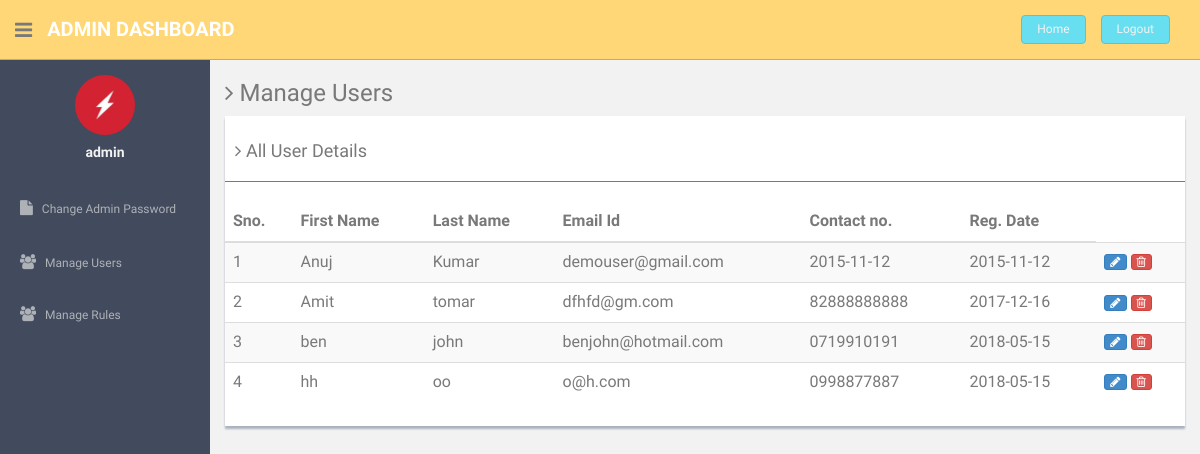
/manage-users.php?id=9 (signed in), run on the app's committed database.
### tables this page shows
CREATE TABLE `users` (
  `id` int(11) NOT NULL,
  `fname` varchar(255) NOT NULL,
  `lname` varchar(255) NOT NULL,
  `email` varchar(255) NOT NULL,
  `password` varchar(300) NOT NULL,
  `contactno` varchar(11) NOT NULL,
  `posting_date` date NOT NULL
);

### manage-users.php (the view, shortened to what this page needs)
<?php
include'dbconnection.php';
?><!DOCTYPE html>
<html lang="en">
  <head>
    <link href="assets/css/bootstrap.css" rel="stylesheet">
    <link href="assets/font-awesome/css/font-awesome.css" rel="stylesheet" />
    <link href="assets/css/style.css" rel="stylesheet">
    <link href="assets/css/style-responsive.css" rel="stylesheet">
  </head>
  <body>
  <section id="container" >
      <header class="header black-bg">
              <div class="sidebar-toggle-box">
                  <div class="fa fa-bars tooltips" data-placement="right" data-original-title="Toggle Navigation"></div>
              </div>
            <a href="#" class="logo"><b>Admin Dashboard</b></a>
            <div class="top-menu">
              <ul class="nav pull-right top-menu">
                   <li><a class="logout" href="../logout.php">Home</a></li>
                    <li><a class="logout" href="logout.php">Logout</a></li>
              </ul>
            </div>
        </header>
      <aside>
          <div id="sidebar"  class="nav-collapse ">
              <ul class="sidebar-menu" id="nav-accordion">
                  <p class="centered"><a href="#"><img src="assets/img/ui-danro.jpg" class="img-circle" width="60"></a></p>
                  <h5 class="centered"><?php echo $_SESSION['login'];?></h5>
                  <li class="mt">
                      <a href="change-password.php">
                          <i class="fa fa-file"></i>
                          <span>Change Admin Password</span>
                      </a>
                  </li>
                  <li class="sub-menu">
                      <a href="manage-users.php" >
                          <i class="fa fa-users"></i>
                          <span>Manage Users</span>
                      </a>
                  </li>
                  <li class="sub-menu">
                      <a href="manage-rules.php" >
                          <i class="fa fa-users"></i>
                          <span>Manage Rules</span>
                      </a>
                  </li>
              </ul>
          </div>
      </aside>
      <section id="main-content">
          <section class="wrapper">
          	<h3><i class="fa fa-angle-right"></i> Manage Users</h3>
				<div class="row">
                  <div class="col-md-12">
                      <div class="content-panel">
                          <table class="table table-striped table-advance table-hover">
	                  	  	  <h4><i class="fa fa-angle-right"></i> All User Details </h4>
	                  	  	  <hr>
                              <thead>
                              <tr>
                                  <th>Sno.</th>
                                  <th class="hidden-phone">First Name</th>
                                  <th> Last Name</th>
                                  <th> Email Id</th>
                                  <th>Contact no.</th>
                                  <th>Reg. Date</th>
                              </tr>
                              </thead>
                              <tbody>
                              <?php $ret=mysqli_query($con,"select * from users");
							  $cnt=1;
							  while($row=mysqli_fetch_array($ret))
							  {?>
                              <tr>
                              <td><?php echo $cnt;?></td>
                                  <td><?php echo $row['fname'];?></td>
                                  <td><?php echo $row['lname'];?></td>
                                  <td><?php echo $row['email'];?></td>
                                  <td><?php echo $row['contactno'];?></td>  <td><?php echo $row['posting_date'];?></td>
                                  <td>
                                     <a href="update-profile.php?uid=<?php echo $row['id'];?>">
                                     <button class="btn btn-primary btn-xs"><i class="fa fa-pencil"></i></button></a>
                                     <a href="manage-users.php?id=<?php echo $row['id'];?>">
                                     <button class="btn btn-danger btn-xs" onClick="return confirm('Do you really want to delete');"><i class="fa fa-trash-o "></i></button></a>
                                  </td>
                              </tr>
                              <?php $cnt=$cnt+1; }?>
                              </tbody>
                          </table>
                      </div>
                  </div>
              </div>
		</section>
      </section
  ></section>
  </body>
</html>

### assets/css/style.css (style rules this page uses)
body { color: #797979; background: #f2f2f2; font-family: 'Ruda', sans-serif; padding: 0px !important; margin: 0px !important; font-size:13px; }
ul li { list-style: none; }
a, a:hover, a:focus { text-decoration: none; outline: none; }
#container { width: 100%; height: 100%; }
hr { margin-top: 20px; margin-bottom: 20px; border: 0; border-top: 1px solid #797979; }
.centered { text-align: center; }
.mt { margin-top: 25px; }
ul.top-menu > li > .logout { color: #f2f2f2; font-size: 12px; border-radius: 4px; -webkit-border-radius: 4px; border: 1px solid #64c3c2 !important; padding: 5px 15px; margin-right: 15px; background: #68dff0; margin-top: 15px; }
#sidebar { width: 210px; height: 100%; position: fixed; background: #424a5d; }
#sidebar h5 { color: #f2f2f2; font-weight: 700; }
#sidebar ul li { position: relative; }
ul.sidebar-menu , ul.sidebar-menu li ul.sub { margin: -2px 0 0; padding: 0; }
ul.sidebar-menu { margin-top: 75px; }
ul.sidebar-menu li { margin-bottom: 5px; margin-left:10px; margin-right:10px; }
ul.sidebar-menu li.sub-menu { line-height: 15px; }
ul.sidebar-menu li a span { display: inline-block; }
ul.sidebar-menu li a { color: #aeb2b7; text-decoration: none; display: block; padding: 15px 0 15px 10px; font-size: 12px; outline: none; -webkit-transition: all 0.3s ease; -moz-transition: all 0.3s ease; -o-transition: all 0.3s ease; -ms-transition: all 0.3s ease; transition: all 0.3s ease; }
ul.sidebar-menu li a i { font-size: 15px; padding-right: 6px; }
#main-content { margin-left: 210px; }
.header, .footer { min-height: 60px; padding: 0 15px; }
.header { position: fixed; left: 0; right: 0; z-index: 1002; }
.black-bg { background: #ffd777; border-bottom: 1px solid #c9aa5f; }
.wrapper { display: inline-block; margin-top: 60px; padding-left: 15px; padding-right: 15px; padding-bottom: 15px; padding-top: 0px; width: 100%; }
a.logo { font-size: 20px; color: #ffffff; float: left; margin-top: 15px; text-transform: uppercase; }
a.logo b { font-weight: 900; }
#top_menu .nav > li, ul.top-menu > li { float: left; }
ul.top-menu > li > a { color: #666666; font-size: 16px; border-radius: 4px; -webkit-border-radius: 4px; border:1px solid #666666 !important; padding: 2px 6px; margin-right: 15px; }
.sidebar-toggle-box { float: left; padding-right: 15px; margin-top: 20px; }
.sidebar-toggle-box .fa-bars { cursor: pointer; display: inline-block; font-size: 20px; }
.content-panel { background: #ffffff; box-shadow: 0px 3px 2px #aab2bd; padding-top: 15px; padding-bottom: 5px; }
.content-panel h4 { margin-left: 10px; }

### data on the page
users: fname "Anuj", lname "Kumar", email "demouser@gmail.com", contactno "2015-11-12", posting_date "2015-11-12"
users: fname "Amit", lname "tomar", email "dfhfd@gm.com", contactno "82888888888", posting_date "2017-12-16"
users: fname "ben", lname "john", email "benjohn@hotmail.com", contactno "0719910191", posting_date "2018-05-15"
users: fname "hh", lname "oo", email "o@h.com", contactno "0998877887", posting_date "2018-05-15"

### other printed values
$_SESSION['login'] "admin"
